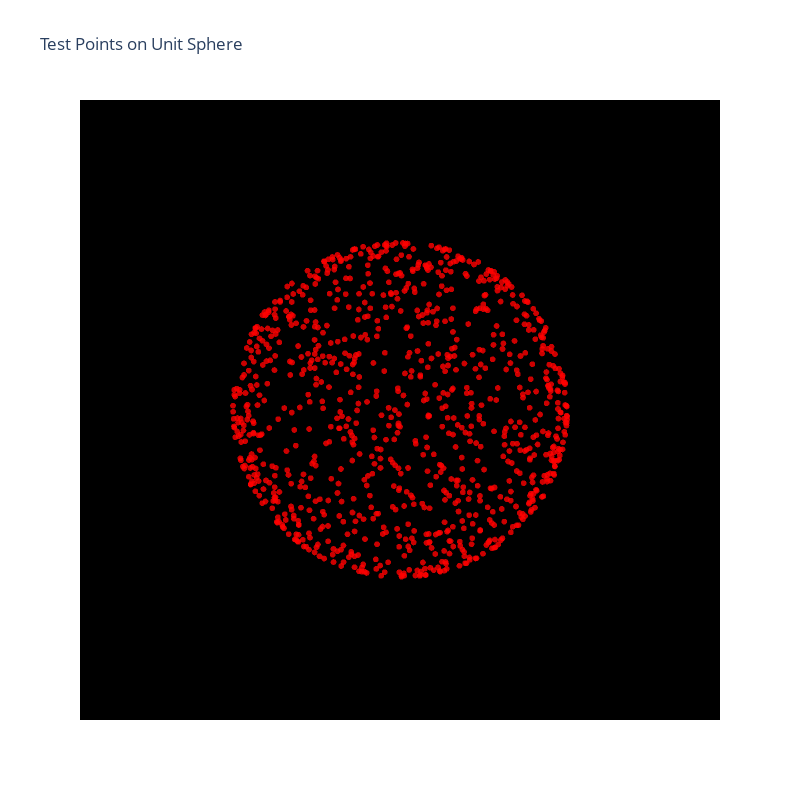

The notebook cell saved with this chart:
### Code cell
# Generate 1000 random points uniformly distributed on a sphere
n_test = 1000

# Generate random points in spherical coordinates
theta = np.random.uniform(0, 2*np.pi, n_test)  # azimuthal angle
phi = np.arccos(np.random.uniform(-1, 1, n_test))  # polar angle

# Convert to Cartesian coordinates
x = np.sin(phi) * np.cos(theta)
y = np.sin(phi) * np.sin(theta)
z = np.cos(phi)

# Stack into array of shape (1000, 3)
test_points = np.column_stack((x, y, z))

# Verify shape
print(f"Shape of test points array: {test_points.shape}")

# Create a scatter plot of the test points
fig = go.Figure(data=[go.Scatter3d(
    x=test_points[:,0],
    y=test_points[:,1],
    z=test_points[:,2],
    mode='markers',
    marker=dict(
        size=2,
        color='red',  # Use red for test points
        opacity=0.8
    )
)])

# Update layout for better visualization
fig.update_layout(
    title='Test Points on Unit Sphere',
    scene=dict(
        xaxis=dict(showgrid=False, zeroline=False, showline=False, showticklabels=False, showbackground=False, title=''),
        yaxis=dict(showgrid=False, zeroline=False, showline=False, showticklabels=False, showbackground=False, title=''),
        zaxis=dict(showgrid=False, zeroline=False, showline=False, showticklabels=False, showbackground=False, title=''),
        bgcolor='black'
    ),
    width=800,
    height=800
)

# Show the interactive plot
fig.show()

### Figure 1 — Plotly figure (JSON) as saved in the notebook; plotly's stock layout.template omitted (floating-point values rounded to 4 significant figures; data arrays with more than 128 entries replaced by an {"elided": "..."} marker saying what was removed)
{"data": [{"marker": {"color": "red", "opacity": 0.8, "size": 2}, "mode": "markers", "type": "scatter3d", "x": {"elided": "1000 float values"}, "y": {"elided": "1000 float values"}, "z": {"elided": "1000 float values"}}], "layout": {"height": 800, "scene": {"bgcolor": "black", "xaxis": {"showbackground": false, "showgrid": false, "showline": false, "showticklabels": false, "title": {"text": ""}, "zeroline": false}, "yaxis": {"showbackground": false, "showgrid": false, "showline": false, "showticklabels": false, "title": {"text": ""}, "zeroline": false}, "zaxis": {"showbackground": false, "showgrid": false, "showline": false, "showticklabels": false, "title": {"text": ""}, "zeroline": false}}, "title": {"text": "Test Points on Unit Sphere"}, "width": 800}}
